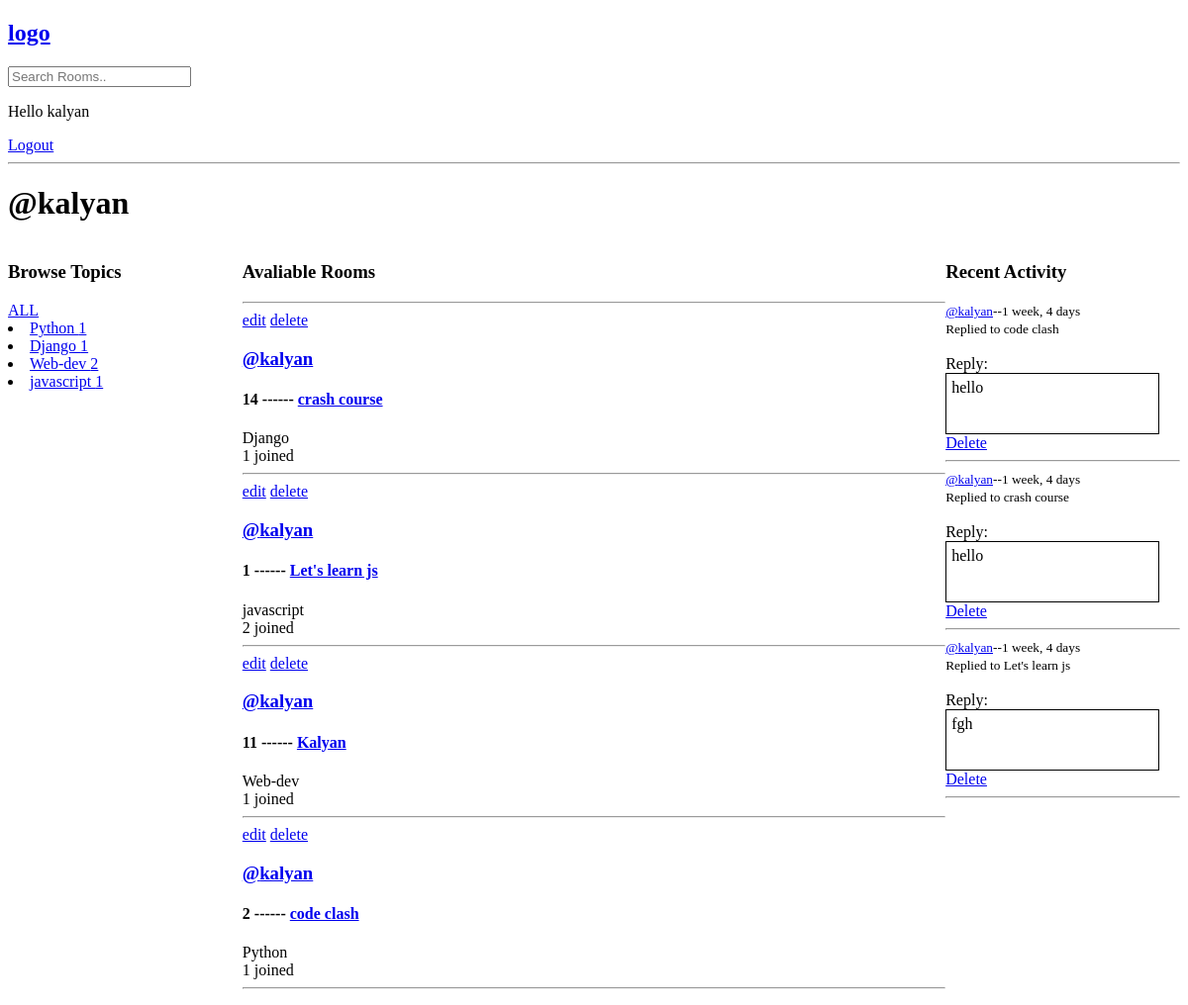
Screenshot of /user-profile/1 (signed in) with the database file from the repository.
### demo_app/models.py (models this page shows, shortened)
class Topic(models.Model):
    name = models.CharField(max_length=200)

class Room(models.Model):
    host = models.ForeignKey(User, on_delete=models.SET_NULL, null=True)
    topic = models.ForeignKey(Topic, on_delete=models.SET_NULL, null=True)
    name = models.CharField(max_length=200)
    desc = models.TextField(null=True, blank=True)
    participants = models.ManyToManyField(User, related_name='participant')
    updated = models.DateTimeField(auto_now = True)
    created = models.DateTimeField(auto_now_add = True)
    class Meta:
        ordering = ['-updated','-created']
    def __str__(self):
        return self.name

class Message(models.Model):
    user = models.ForeignKey(User, on_delete=models.CASCADE)
    room = models.ForeignKey(Room, on_delete=models.CASCADE)
    body = models.TextField()
    updated = models.DateTimeField(auto_now = True)
    created = models.DateTimeField(auto_now_add = True)
    class Meta:
        ordering = ['-updated','-created']
    def __str__(self):
        return self.body[0:50
        ]

### demo_app/views.py (the view)
# urls.py: path('user-profile/<str:pk>',views.userprofile,name="user-profile"),
def userprofile(request,pk):
    q = request.GET.get('q') if request.GET.get('q')!= None else ''
    user = User.objects.get(id=pk)
    rooms = user.room_set.all()
    topics = Topic.objects.all()
    room_messages =user.message_set.filter(room__topic__name__icontains=q)
    return render(request,'demo_app/profile.html',{'user':user,'rooms':rooms,'topics':topics,'room_messages':room_messages})

### demo_app/templates/demo_app/profile.html (shortened to what this page needs)
{%extends 'demo_app/main.html' %}
{% block content %}
<h1>@{{user.username}}</h1>
<div class="profile-container">
<div>
{%include 'demo_app/topics_component.html'%}
</div>
<div>
{%include 'demo_app/feed_component.html'%}
</div>
<div>
    {%include 'demo_app/activity_component.html'%}
</div>
</div>
{%endblock%}

### demo_app/templates/demo_app/navbar.html
<a href="/"><h2>logo</h2></a>
<form action="">
    <input type="text" name="q" placeholder="Search Rooms..">
    {% if request.user.is_authenticated%}
    <p>Hello {{request.user}}</p>
    <a href="/logout">Logout</a>
    {%else%}
    <a href="/login">Login</a>
    {%endif%}
</form>
<hr>

### demo_app/templates/demo_app/topics_component.html
<h3>Browse Topics</h3>
            <div><a href="{% url 'home' %}">ALL</a></div>
            {% for topic in topics %}
            <li><a href="{% url 'home' %}?q={{topic.name}}">{{topic.name}} <span>{{topic.room_set.all.count}}</span></a></li>
            {% endfor %}

### demo_app/templates/demo_app/feed_component.html
    <h3>Avaliable Rooms</h3>
    <hr>
    {%for room in rooms%}
    <a href="/update-room/{{room.id}}">edit</a>
    <a href="/delete-room/{{room.id}}">delete</a>
    <h3><a href="user-profile/{{room.host.id}}">@{{room.host.username}}</a></h3>
    <h4>{{room.id}} ------ <a href="/rooms/{{room.id}}">{{room.name}}</a></h4>
    <span>{{room.topic.name}}</span><br>
    <span>{{room.participants.all.count}} joined</span>
    <hr>
    {%endfor%}

### demo_app/templates/demo_app/activity_component.html
<h3>Recent Activity</h3>
            {% for message in room_messages %}
            <small><a href="/user-profile/{{message.user.id}}">@{{message.user}}</a>--{{message.created|timesince}}</small><br>
            <small>Replied to {{message.room}}</small><br><br>
            <label >Reply: </label>
            <div class="res-msg-box">{{message}}</div>
            {% if request.user == message.user %}
            <a href="/delete-message/{{message.id}}">Delete</a>
            {%endif%}
            <hr>
            {% endfor %}

### demo_app/templates/demo_app/main.html (style rules this page uses)
.res-msg-box { border: 1.5px solid black; padding: 5px 5px; width: 17vw; height: 50px; }

### demo_app/templates/demo_app/profile.html (style rules this page uses)
.profile-container { display: grid; grid-template-columns: 1fr 3fr 1fr; }

### rows the page displays
Topic: name "Python", room_set.all.count "1"
Topic: name "Django", room_set.all.count "1"
Topic: name "Web-dev", room_set.all.count "2"
Topic: name "javascript", room_set.all.count "1"
Room: host.username "kalyan", id "14", name "crash course", topic.name "Django", participants.all.count "1"
Room: host.username "kalyan", id "1", name "Let's learn js", topic.name "javascript", participants.all.count "2"
Room: host.username "kalyan", id "11", name "Kalyan", topic.name "Web-dev", participants.all.count "1"
Room: host.username "kalyan", id "2", name "code clash", topic.name "Python", participants.all.count "1"
Message: user "kalyan", created "1 week, 4 days", room "code clash", body "hello"
Message: user "kalyan", created "1 week, 4 days", room "crash course", body "hello"
Message: user "kalyan", created "1 week, 4 days", room "Let's learn js", body "fgh"

### other values shown
{{ request.user }} "kalyan"
{{ user.username }} "kalyan"
